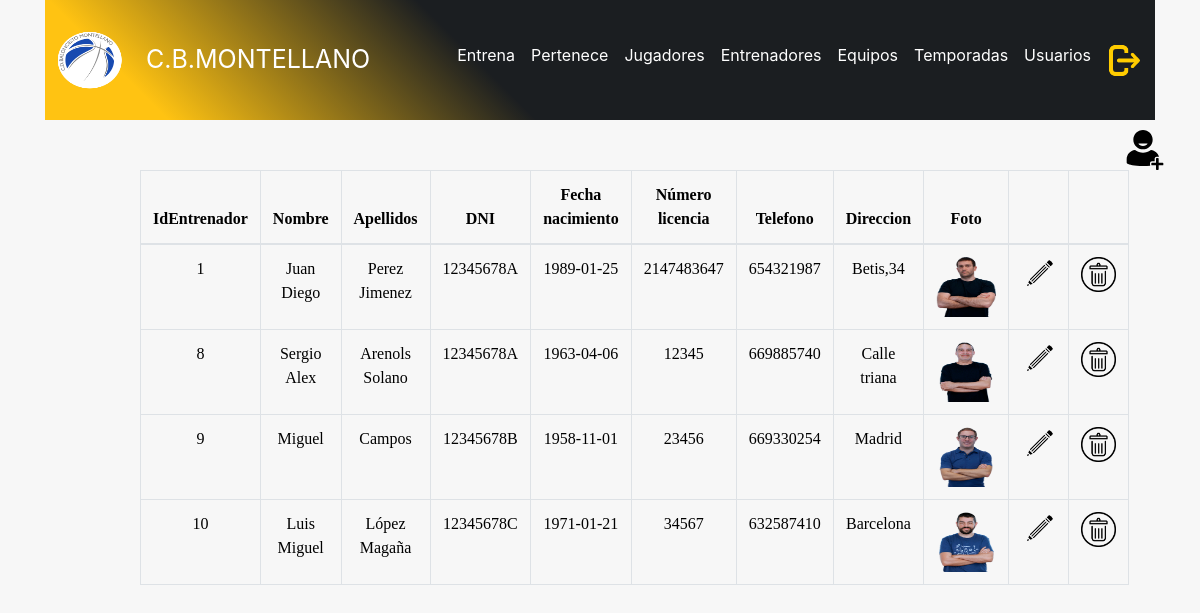
The page /admin/entrenadores.php (signed in) on the database its author committed.
### tables this page shows
CREATE TABLE `entrenador` (
  `identrenador` int(11) unsigned NOT NULL AUTO_INCREMENT,
  `nombre` varchar(100) NOT NULL,
  `apellidos` varchar(100) NOT NULL,
  `dni` varchar(9) NOT NULL,
  `fechanacimiento` date NOT NULL,
  `numerolicencia` int(10) NOT NULL,
  `telefono` varchar(9) DEFAULT NULL,
  `direccion` varchar(100) DEFAULT NULL,
  `foto` varchar(300) DEFAULT NULL,
  PRIMARY KEY (`identrenador`)
);

### admin/entrenadores.php (the view, shortened to what this page needs)
<!DOCTYPE html>
<html lang="es">
<head>
  <link rel="stylesheet" href="https://stackpath.bootstrapcdn.com/bootstrap/4.2.1/css/bootstrap.min.css">
  <link rel="stylesheet" type="text/css" href="../header/header.css">
  <link rel="stylesheet" type="text/css" href="style.css">
  <link href="//maxcdn.bootstrapcdn.com/font-awesome/4.2.0/css/font-awesome.min.css" rel="stylesheet">
</head>
<body>
<div class="container">
<?php
    include_once "../header/headeradmin.php";
?>
    <?php
      $connection = new mysqli("localhost", "juan", "2asirtriana", "cbmontellano");
      $connection->set_charset("utf8");
        $query="SELECT * from entrenador";
      if ($result = $connection->query($query)) {
      ?>
      <div class="row" id="añadir">
        <div class="col-md-3">
          <a href="anadirentrenador.php">
            <img src="añadir.svg" width="40" height="40">
          </a>
        </div>
      </div>
      <div class="row justify-content-center">
      <div class="col-md-10">
          <table class="table table-hover table-bordered" id="tabla">
          <thead>
            <tr>
              <th scope="col">IdEntrenador</th>
              <th scope="col">Nombre</th>
              <th scope="col">Apellidos</th>
              <th scope="col">DNI</th>
              <th scope="col">Fecha nacimiento</th>
              <th scope="col">Número licencia</th>
              <th scope="col">Telefono</th>
              <th scope="col">Direccion</th>
              <th scope="col">Foto</th>
              <th scope="col"></th>
              <th scope="col"></th>
            </tr>
          </thead>
          <tbody>
      <?php
          while($obj = $result->fetch_object()) {
              echo "<tr>";
                echo "<td>".$obj->identrenador."</td>";
                echo "<td>".$obj->nombre."</td>";
                echo "<td>".$obj->apellidos."</td>";
                echo "<td>".$obj->dni."</td>";
                echo "<td>".$obj->fechanacimiento."</td>";
                echo "<td>".$obj->numerolicencia."</td>";
                echo "<td>".$obj->telefono."</td>";
                echo "<td>".$obj->direccion."</td>";
                echo "<td><img src='".$obj->foto."' width='60px' height='60px'id='fotojugador'/></td>";
                echo "<td><a href='editarentrenador.php?id=$obj->identrenador'><img src='editar2.png' width='35px' height='35px'/></a></td>";
                echo "<td><a href='eliminarentrenador.php?id=$obj->identrenador'><img src='borrar2.png' width='35px' height='35px'/></a></td>";
              echo "</tr>";
          }
      }
    ?>
          </tbody>
         </table>
        </div>
      </div>
    </div>
  </body>
</html>

### header/header.css (style rules this page uses)
body { margin: 0; font-family: -apple-system,BlinkMacSystemFont,"Segoe UI",Roboto,"Helvetica Neue",Arial,sans-serif; font-size: 1rem; font-weight: 400; line-height: 1.5; color: #212529; background-color: #f7f7f7; }
a { color: #0a0a0a; text-decoration: none; }

### admin/style.css (style rules this page uses)
#tabla { text-align: center; color: black; font-family: 'Times New Roman', Times, serif; font-weight: normal; margin-bottom: 240px; }
#añadir { margin-top: 10px; margin-left: 1065px; }

### rows shown on the page
entrenador: identrenador "1", nombre "Juan Diego", apellidos "Perez Jimenez", dni "12345678A", fechanacimiento "1989-01-25", numerolicencia "2147483647", telefono "654321987", direccion "Betis,34", foto (picture)
entrenador: identrenador "8", nombre "Sergio Alex", apellidos "Arenols Solano", dni "12345678A", fechanacimiento "1963-04-06", numerolicencia "12345", telefono "669885740", direccion "Calle triana", foto (picture)
entrenador: identrenador "9", nombre "Miguel", apellidos "Campos", dni "12345678B", fechanacimiento "1958-11-01", numerolicencia "23456", telefono "669330254", direccion "Madrid", foto (picture)
entrenador: identrenador "10", nombre "Luis Miguel", apellidos "López Magaña", dni "12345678C", fechanacimiento "1971-01-21", numerolicencia "34567", telefono "632587410", direccion "Barcelona", foto (picture)
